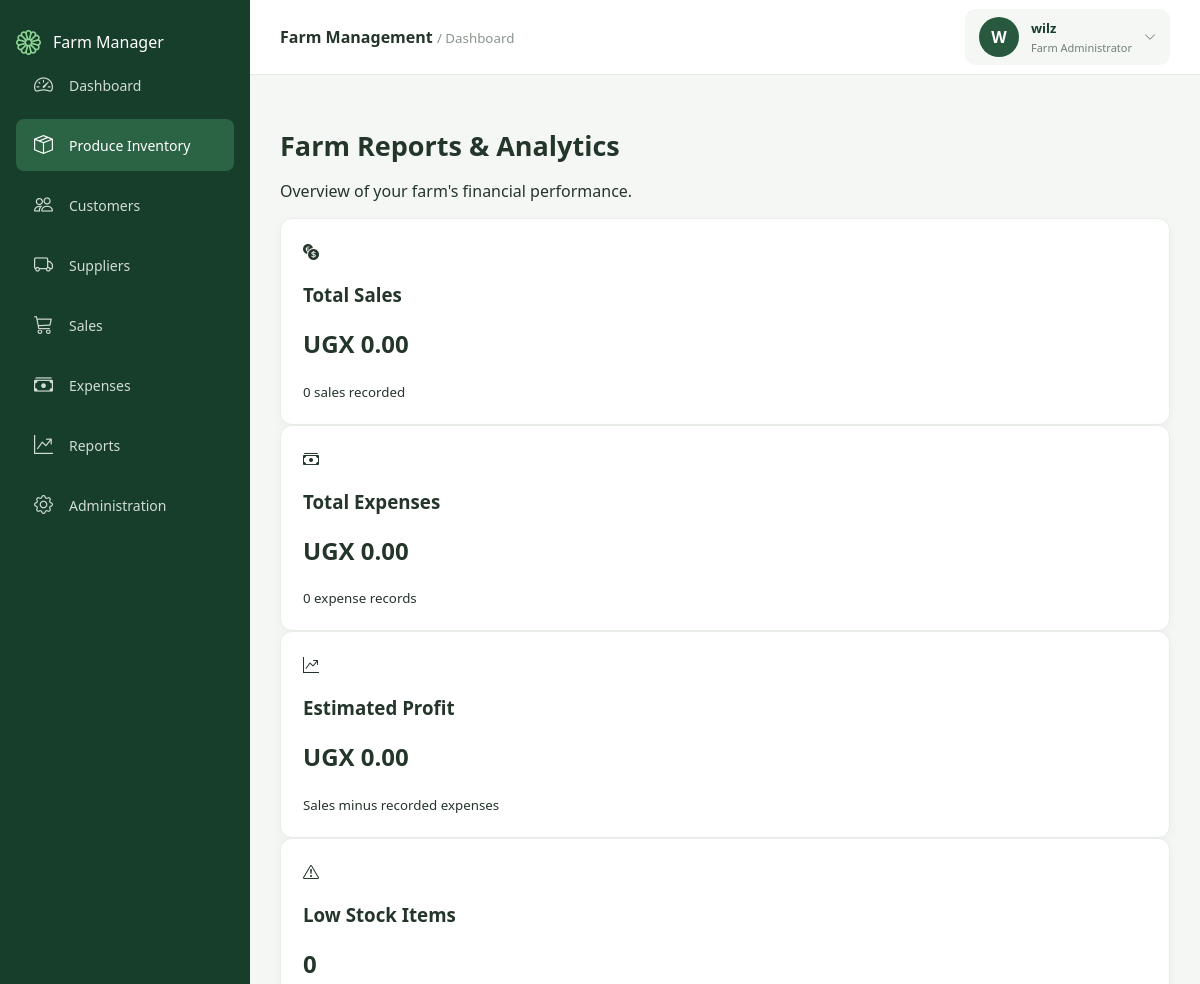
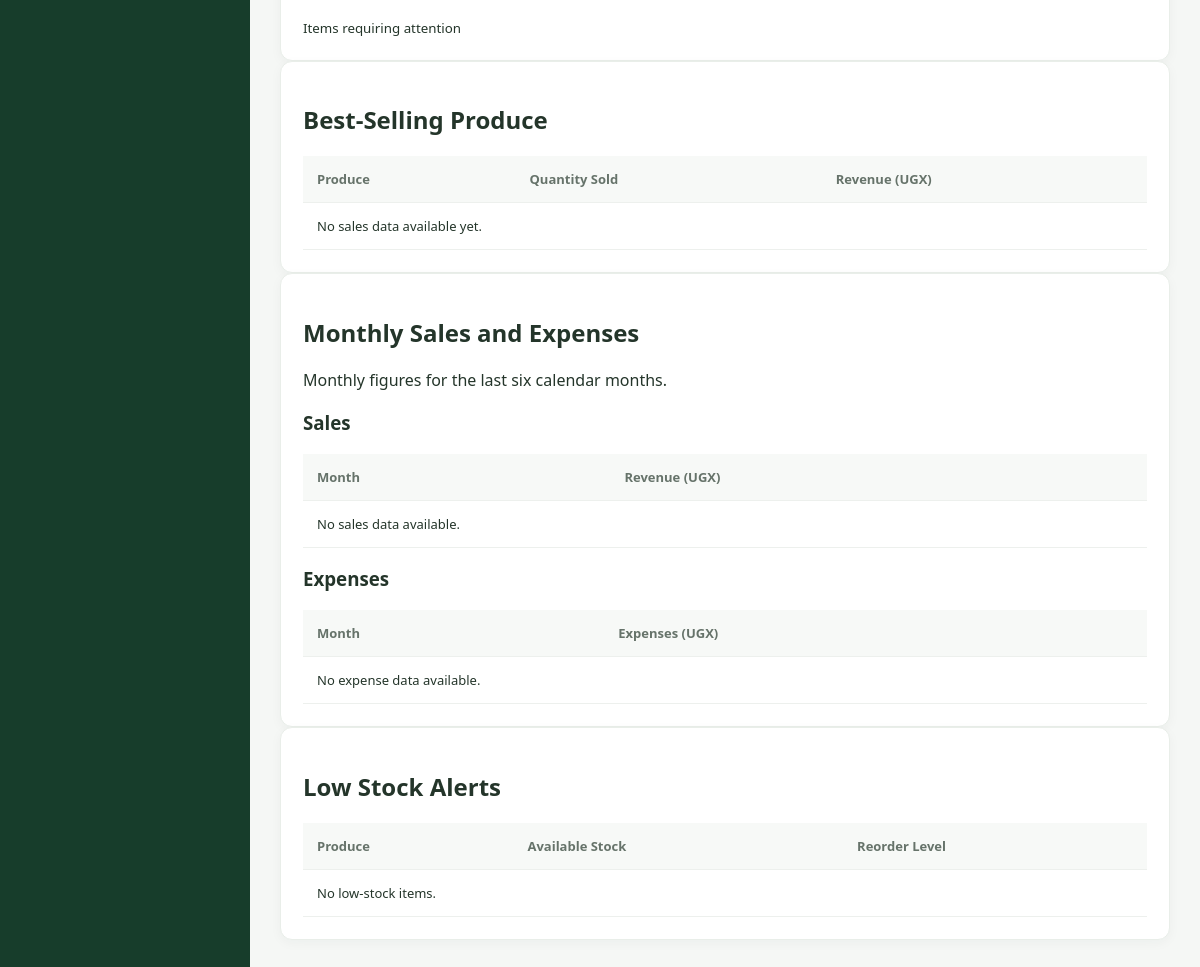
The page /reports/ (signed in) on the database as committed earlier (2 pictures, top to bottom).
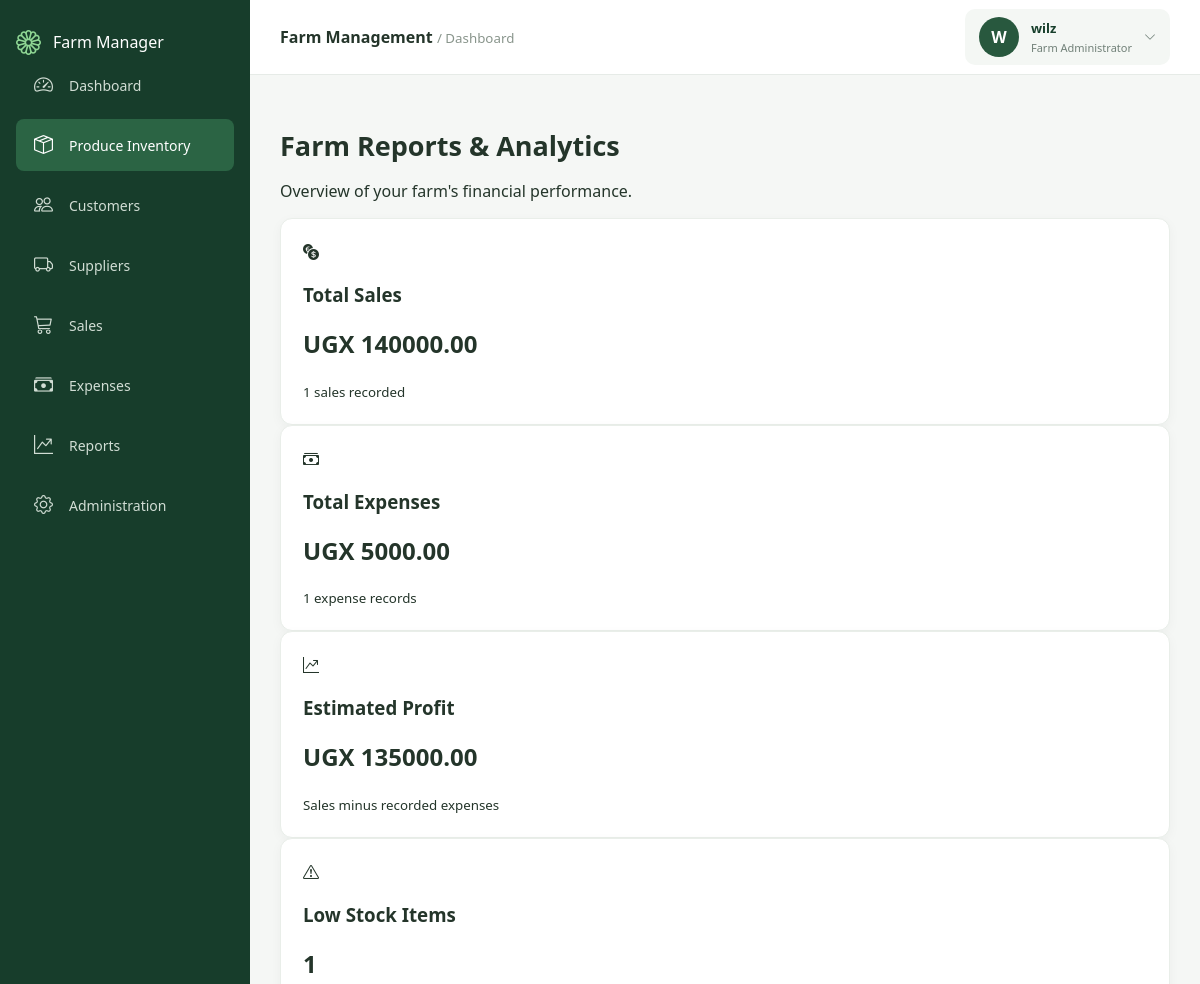
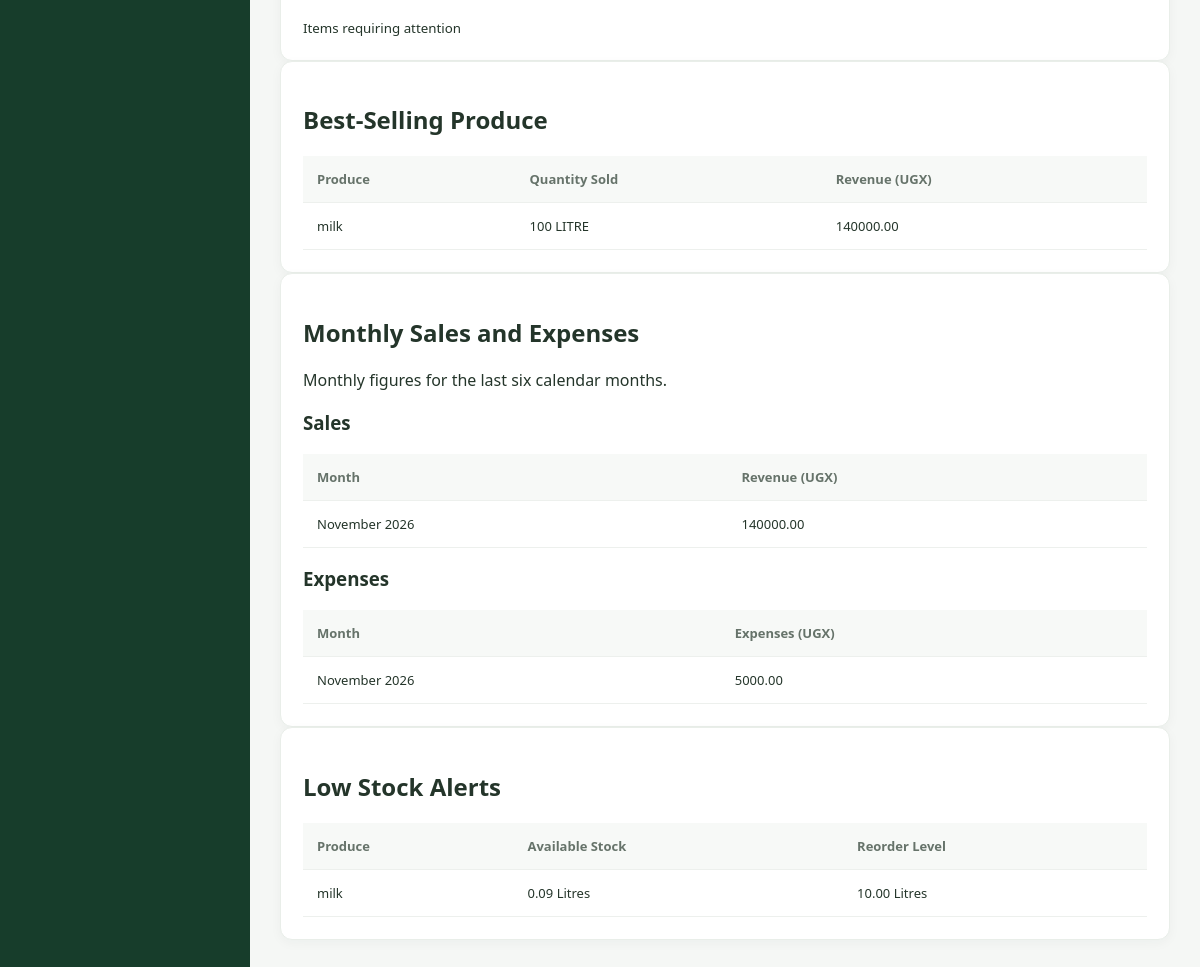
The same page on the database as committed later (2 pictures, top to bottom).
### produce/models.py (models this page shows, shortened)
class Produce(models.Model):
    CATEGORY_CHOICES = [
        ('CROP', 'Crop'),
        ('DAIRY', 'Dairy'),
        ('POULTRY', 'Poultry'),
        ('LIVESTOCK', 'Livestock'),
        ('OTHER', 'Other'),
    ]
    UNIT_CHOICES = [
        ('KG', 'Kilograms'),
        ('LITRE', 'Litres'),
        ('BUNCH', 'Bunches'),
        ('TRAY', 'Trays'),
        ('PIECE', 'Pieces'),
        ('BAG', 'Bags'),
    ]
    name = models.CharField(max_length=150)
    category = models.CharField(
        max_length=20,
        choices=CATEGORY_CHOICES
    )
    description = models.TextField(blank=True)
    unit = models.CharField(
        max_length=20,
        choices=UNIT_CHOICES
    )
    selling_price = models.DecimalField(
        max_digits=12,
        decimal_places=2
    )
    quantity_in_stock = models.DecimalField(
        max_digits=12,
        decimal_places=2,
        default=0
    )
    reorder_level = models.DecimalField(
        max_digits=12,
        decimal_places=2,
        default=10
    )
    created_at = models.DateTimeField(auto_now_add=True)

### reports/views.py (the view)
# urls.py: path('', views.reports_dashboard, name='reports_dashboard'),
@login_required
def reports_dashboard(request):
    expenses = Expense.objects.filter(is_void=False)
    sales_total = SaleItem.objects.aggregate(
        total=Sum(
            ExpressionWrapper(
                F('quantity') * F('unit_price'),
                output_field=DecimalField(
                    max_digits=20,
                    decimal_places=2
                )
            )
        )
    )['total'] or Decimal('0.00')
    expenses_total = expenses.aggregate(
        total=Sum('amount')
    )['total'] or Decimal('0.00')
    estimated_profit = sales_total - expenses_total
    total_sales = Sale.objects.count()
    total_expense_records = expenses.count()
    low_stock = Produce.objects.filter(
        quantity_in_stock__lte=F('reorder_level')
    )
    best_sellers = (
        SaleItem.objects.values(
            'produce__name',
            'produce__unit'
        )
        .annotate(
            quantity_sold=Sum('quantity'),
            revenue=Sum(
                ExpressionWrapper(
                    F('quantity') * F('unit_price'),
                    output_field=DecimalField(
                        max_digits=20,
                        decimal_places=2
                    )
                )
            )
        )
        .order_by('-quantity_sold')[:5]
    )
    today = date.today()
    first_month = today.month - 5
    year = today.year
    while first_month <= 0:
        first_month += 12
        year -= 1
    start_date = date(year, first_month, 1)
    monthly_sales = (
        SaleItem.objects
        .filter(sale__sale_date__date__gte=start_date)
        .annotate(month=TruncMonth('sale__sale_date'))
        .values('month')
        .annotate(
            total=Sum(
                ExpressionWrapper(
                    F('quantity') * F('unit_price'),
                    output_field=DecimalField(
                        max_digits=20,
                        decimal_places=2
                    )
                )
            )
        )
        .order_by('month')
    )
    monthly_expenses = (
        expenses.filter(expense_date__gte=start_date)
        .annotate(month=TruncMonth('expense_date'))
        .values('month')
        .annotate(total=Sum('amount'))
        .order_by('month')
    )
    context = {
        'sales_total': sales_total,
        'expenses_total': expenses_total,
        'estimated_profit': estimated_profit,
        'total_sales': total_sales,
        'total_expense_records': total_expense_records,
        'low_stock': low_stock,
        'low_stock_count': low_stock.count(),
        'best_sellers': best_sellers,
        'monthly_sales': monthly_sales,
        'monthly_expenses': monthly_expenses,
    }
    return render(request, 'reports/dashboard.html', context)

### reports/templates/reports/dashboard.html (shortened to what this page needs)
{% extends 'base.html' %}
{% block content %}
<div class="page-header">
    <h1>Farm Reports & Analytics</h1>
    <p>Overview of your farm's financial performance.</p>
</div>
<div class="dashboard-cards">
    <div class="stat-card">
        <div class="stat-icon">
            <i class="bi bi-currency-exchange"></i>
        </div>
        <h3>Total Sales</h3>
        <h2>UGX {{ sales_total|floatformat:2 }}</h2>
        <small>{{ total_sales }} sales recorded</small>
    </div>
    <div class="stat-card">
        <div class="stat-icon">
            <i class="bi bi-cash-stack"></i>
        </div>
        <h3>Total Expenses</h3>
        <h2>UGX {{ expenses_total|floatformat:2 }}</h2>
        <small>{{ total_expense_records }} expense records</small>
    </div>
    <div class="stat-card">
        <div class="stat-icon">
            <i class="bi bi-graph-up-arrow"></i>
        </div>
        <h3>Estimated Profit</h3>
        <h2>UGX {{ estimated_profit|floatformat:2 }}</h2>
        <small>Sales minus recorded expenses</small>
    </div>
    <div class="stat-card">
        <div class="stat-icon">
            <i class="bi bi-exclamation-triangle"></i>
        </div>
        <h3>Low Stock Items</h3>
        <h2>{{ low_stock_count }}</h2>
        <small>Items requiring attention</small>
    </div>
</div>
<div class="panel">
    <h2>Best-Selling Produce</h2>
    <table>
        <thead>
            <tr>
                <th>Produce</th>
                <th>Quantity Sold</th>
                <th>Revenue (UGX)</th>
            </tr>
        </thead>
        <tbody>
            {% for item in best_sellers %}
            <tr>
                <td>{{ item.produce__name }}</td>
                <td>{{ item.quantity_sold }} {{ item.produce__unit }}</td>
                <td>{{ item.revenue|floatformat:2 }}</td>
            </tr>
            {% empty %}
            <tr>
                <td colspan="3">No sales data available yet.</td>
            </tr>
            {% endfor %}
        </tbody>
    </table>
</div>
<div class="panel">
    <h2>Monthly Sales and Expenses</h2>
    <p>Monthly figures for the last six calendar months.</p>
    <h3>Sales</h3>
    <table>
        <thead>
            <tr>
                <th>Month</th>
                <th>Revenue (UGX)</th>
            </tr>
        </thead>
        <tbody>
            {% for item in monthly_sales %}
            <tr>
                <td>{{ item.month|date:"F Y" }}</td>
                <td>{{ item.total|floatformat:2 }}</td>
            </tr>
            {% empty %}
            <tr><td colspan="2">No sales data available.</td></tr>
            {% endfor %}
        </tbody>
    </table>
    <h3>Expenses</h3>
    <table>
        <thead>
            <tr>
                <th>Month</th>
                <th>Expenses (UGX)</th>
            </tr>
        </thead>
        <tbody>
            {% for item in monthly_expenses %}
            <tr>
                <td>{{ item.month|date:"F Y" }}</td>
                <td>{{ item.total|floatformat:2 }}</td>
            </tr>
            {% empty %}
            <tr><td colspan="2">No expense data available.</td></tr>
            {% endfor %}
        </tbody>
    </table>
</div>
<div class="panel">
    <h2>Low Stock Alerts</h2>
    <table>
        <thead>
            <tr>
                <th>Produce</th>
                <th>Available Stock</th>
                <th>Reorder Level</th>
            </tr>
        </thead>
        <tbody>
            {% for item in low_stock %}
            <tr>
                <td>{{ item.name }}</td>
                <td>{{ item.quantity_in_stock }} {{ item.get_unit_display }}</td>
                <td>{{ item.reorder_level }} {{ item.get_unit_display }}</td>
            </tr>
            {% empty %}
            <tr><td colspan="3">No low-stock items.</td></tr>
            {% endfor %}
        </tbody>
    </table>
</div>
{% endblock %}

Rows that differ between the two databases and show on the page:
now on this page (row edited): Produce: produce__name "milk", quantity_sold "100", produce__unit "LITRE", revenue "140000.00", name "milk", quantity_in_stock "0.09", unit "Litres", reorder_level "10.00"
Other text that changed with them:
{{ sales_total|floatformat:2 }}: "0.00" → "140000.00"
{{ total_sales }}: "0" → "1"
{{ expenses_total|floatformat:2 }}: "0.00" → "5000.00"
{{ total_expense_records }}: "0" → "1"
{{ estimated_profit|floatformat:2 }}: "0.00" → "135000.00"
{{ low_stock_count }}: "0" → "1"
new list line: "November 2026 140000.00"
new list line: "November 2026 5000.00"
text no longer shown: "No sales data available yet. No sales data available. No expense data available. No low-stock items."
